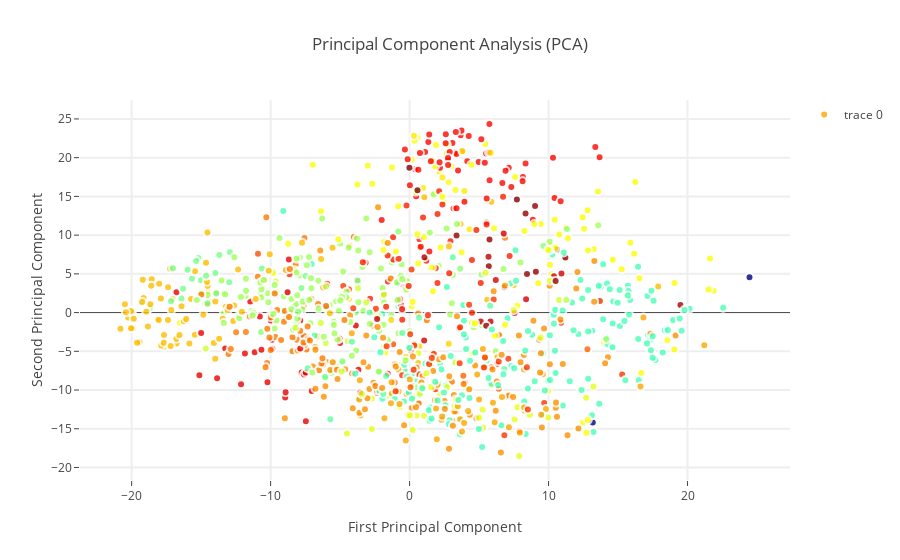

Notebook code cell kept with this figure:
### Code cell
print_limit = 1000
Target = Y_train_chars[:print_limit]
Target_colors = Y_train_chars[:print_limit]
for i in range(0, len(Target_colors)):
    Target_colors[i] = ord(Target_colors[i])
Characters = go.Scatter(
    x = P_train[:print_limit,0],
    y = P_train[:print_limit,1],
    name = Target,
    hoveron = Target,
    mode = 'markers',
    text = Target,
    showlegend = True,
    marker = dict(
        size = 8,
        color = Target_colors,
        colorscale ='Jet',
        showscale = False,
        line = dict(
            width = 2,
            color = 'rgb(255, 255, 255)'
        ),
        opacity = 0.8
    )
)
data = [Characters]

layout = go.Layout(
    title= 'Principal Component Analysis (PCA)',
    hovermode= 'closest',
    xaxis= dict(
         title= 'First Principal Component',
        ticklen= 5,
        zeroline= False,
        gridwidth= 2,
    ),
    yaxis=dict(
        title= 'Second Principal Component',
        ticklen= 5,
        gridwidth= 2,
    ),
    showlegend= True
)


fig = dict(data=data, layout=layout)
py.iplot(fig, filename='styled-scatter')

### Figure 1 — Plotly figure (JSON) as saved in the notebook; plotly's stock layout.template omitted (floating-point values rounded to 4 significant figures; data arrays with more than 128 entries replaced by an {"elided": "..."} marker saying what was removed)
{"data": [{"hoveron": {"elided": "1000 str values"}, "marker": {"color": {"elided": "1000 int values"}, "colorscale": "Jet", "line": {"color": "rgb(255, 255, 255)", "width": 2}, "opacity": 0.8, "showscale": false, "size": 8}, "mode": "markers", "name": {"elided": "1000 str values"}, "showlegend": true, "text": {"elided": "1000 str values"}, "type": "scatter", "x": {"elided": "1000 float values"}, "y": {"elided": "1000 float values"}}], "layout": {"hovermode": "closest", "showlegend": true, "title": "Principal Component Analysis (PCA)", "xaxis": {"gridwidth": 2, "ticklen": 5, "title": "First Principal Component", "zeroline": false}, "yaxis": {"gridwidth": 2, "ticklen": 5, "title": "Second Principal Component"}}}
